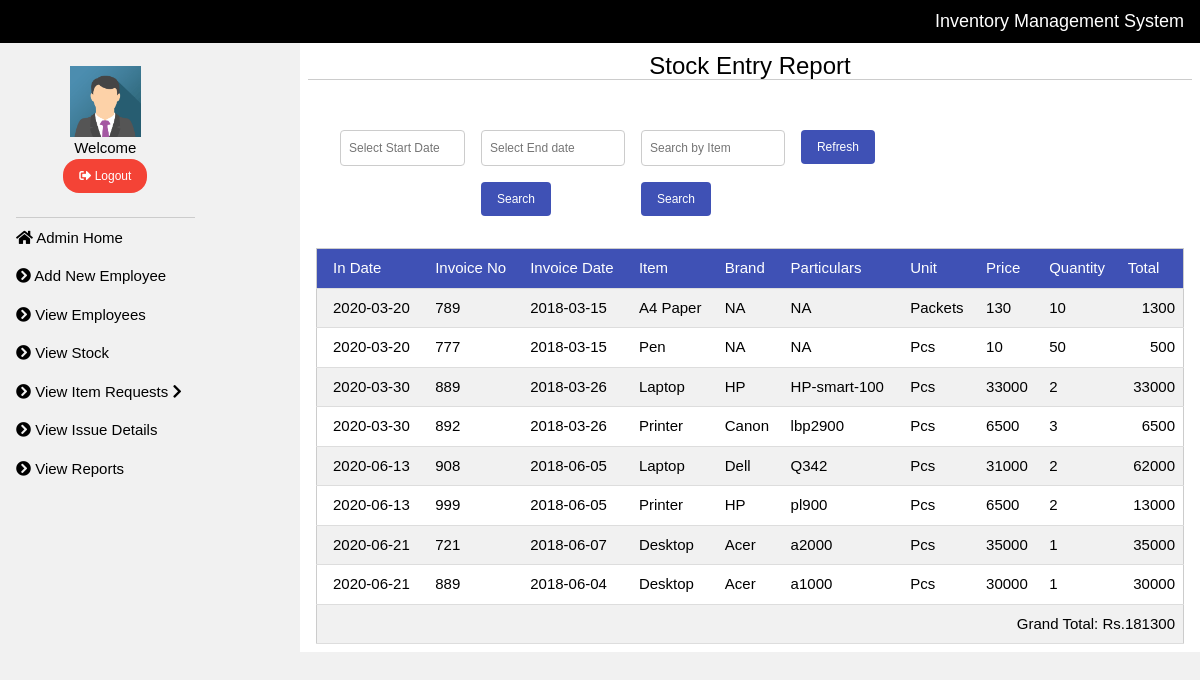
The app's page /viewreports.php with its own data.
### tables this page shows
CREATE TABLE `stockin` (
  `id` int(11) NOT NULL AUTO_INCREMENT,
  `date` date NOT NULL,
  `invoiceno` varchar(20) NOT NULL,
  `invoicedate` date NOT NULL,
  `item` varchar(40) NOT NULL,
  `brand` varchar(35) DEFAULT NULL,
  `particulars` varchar(20) DEFAULT NULL,
  `unit` varchar(15) NOT NULL,
  `price` int(11) NOT NULL,
  `qty` int(11) NOT NULL,
  `total` int(11) NOT NULL,
  PRIMARY KEY (`id`) USING BTREE
);

### viewreports.php (the view, shortened to what this page needs)
<?php
include('connect.php');
?>
<!DOCTYPE html>
<html>
<link rel="stylesheet" href="css/w3style.css">
<link rel="stylesheet" href="css/font-awesome.min.css">
<link href="css/bootstrap.css" rel="stylesheet">
<link href="css/bootstrap-theme.css" rel="stylesheet">
<link href="css/style2.css" type="text/css" rel="stylesheet">
<link rel="stylesheet" href="css/all.css">
<link href="css/fonts.css" type="text/css" rel="stylesheet">
<link href="jQueryAssets/jquery.ui.core.min.css" rel="stylesheet" type="text/css">
<link href="jQueryAssets/jquery.ui.theme.min.css" rel="stylesheet" type="text/css">
<link href="jQueryAssets/jquery.ui.datepicker.min.css" rel="stylesheet" type="text/css">
<body class="w3-light-grey">
<div class="w3-bar w3-top w3-black w3-large" style="z-index:4">
  <span class="w3-bar-item w3-right w3-bar-item">Inventory Management System</span>
</div>
<?php include "sidebar.php"; ?>
<div class="w3-main w3-white" style="margin-left:300px; margin-top:43px;">
  <div class="w3-row-padding w3-margin-bottom" style="">
   		<h3 align="center" class="w3-border-bottom">Stock Entry Report</h3>
  </div>
  <div class="w3-container" style="padding:8px;">
  		<form method="post" action="viewreports.php">
  		  <table width="100%" cellspacing="2" class="w3-table">
  		  <tr>
  		    <td><table width="65%" cellspacing="4">
  		      <tr>
  		        <td width="33%"><input type="text" id="Datepicker1" name="sdate" placeholder="Select Start Date" class="w3-input w3-border w3-round w3-small"></td>
  		        <td width="33%"><input type="text" id="Datepicker2" name="edate" placeholder="Select End date" class="w3-input w3-border w3-round w3-small"></td>
							<td width="33%"><input type="text" name="item" id="item" placeholder="Search by Item" class="w3-input w3-border w3-round w3-small"></td>
  		        <td width="33%"><a href="viewreports.php" class="w3-btn w3-indigo w3-small w3-round">Refresh</a></td>
	          </tr>
  		      <tr>
  		        <td>&nbsp;</td>
  		        <td align="right"><input type="submit" name="submit" id="submit" value="Search" class="w3-round w3-btn w3-indigo w3-small"></td>
  		        <td align="right"><input type="submit" name="submit2" id="submit2" value="Search" class="w3-round w3-btn w3-indigo w3-small"></td>
  		        <td align="right">&nbsp;</td>
	          </tr>
	        </table></td>
  		  </tr>
  		  </table>
  		</form>
  </div>
  <div class="w3-container" style="padding:8px 16px;">
  		<?php
			if(isset($_POST["submit2"]))
			{
				$item=$_POST["item"];
				$sql="Select * from stockin where item like '$item%'";
			}
			else
			{
				$sql="Select * from stockin";
			}
		?>
  		<table class="w3-table-all" id="dt">
        	<tr class="w3-indigo">
            	<td>In Date</td>
                <td>Invoice No</td>
                <td>Invoice Date</td>
                <td>Item</td>
                <td>Brand</td>
                <td>Particulars</td>
                <td>Unit</td>
                <td>Price</td>
                <td>Quantity</td>
                <td>Total</td>
            </tr>
						<?php
						$tamt=0;
				$result=mysqli_query($con,$sql);
				while($row=mysqli_fetch_array($result))
				{
					echo '<tr>';
					echo '<td>'.$row[1].'</td>';
					echo '<td>'.$row[2].'</td>';
					echo '<td>'.$row[3].'</td>';
					echo '<td>'.$row[4].'</td>';
					echo '<td>'.$row[5].'</td>';
					echo '<td>'.$row[6].'</td>';
					echo '<td>'.$row[7].'</td>';
					echo '<td>'.$row[8].'</td>';
					echo '<td>'.$row[9].'</td>';
					echo '<td style="text-align:right;">'.$row[10].'</td>';
					$tamt=$tamt+$row[10];
					echo '</tr>';
				}
				echo '<tr>';
				echo '<td colspan="10" style="text-align:right;">Grand Total: Rs.'.$tamt.'</td>';
				echo '</tr>';
			?>
        </table>
  </div>
</div>
</body>
</html>

### sidebar.php (shortened to what this page needs)
<nav class="w3-sidebar w3-light-grey w3-collapse  w3-animate-left" style="z-index:3;width:300px;" id="mySidebar"><br>
  <div class="w3-container w3-row">
    <div class="w3-col s8 w3-bar w3-medium w3-border-bottom w3-center" style="padding-bottom:24px;">
        <img src="images/avatar3.png" style="width:40%"><br>
      <span>Welcome <strong><?php echo $_SESSION["a_user"]; ?></strong></span><br>
      <a href="logout.php" class="w3-button w3-red w3-round-xlarge w3-small"><i class="fa fa-sign-out-alt"></i> Logout</a>
    </div>
  </div>
  <div class="w3-bar-block">
    <a href="dashboard.php" class="w3-bar-item w3-button w3-padding"><i class="fa fa-home"></i>  Admin Home</a>
    <a href="addemployee.php" class="w3-bar-item w3-button w3-padding"><i class="fa fa-chevron-circle-right"></i> Add New Employee</a>
    <a href="viewemployee.php" class="w3-bar-item w3-button w3-padding"><i class="fa fa-chevron-circle-right"></i> View Employees</a>
    <a href="viewstock.php" class="w3-bar-item w3-button w3-padding"><i class="fa fa-chevron-circle-right"></i> View Stock</a>
     <button class="dropdown-btn w3-bar-item w3-button w3-padding"><i class="fa fa-chevron-circle-right"></i> View Item Requests <i class="fa fa-chevron-right"></i>
      </button>
    <a href="viewissuerec.php" class="w3-bar-item w3-button w3-padding"><i class="fa fa-chevron-circle-right"></i> View Issue Details</a>
    <a href="viewreports.php" class="w3-bar-item w3-button w3-padding"><i class="fa fa-chevron-circle-right"></i> View Reports</a>
  </div>
</nav>

### css/w3style.css (style rules this page uses)
html { box-sizing:border-box }
*,*:before,*:after { box-sizing:inherit }
html { -ms-text-size-adjust:100%;-webkit-text-size-adjust:100% }
body { margin:0 }
article,aside,details,figcaption,figure,footer,header,main,menu,nav,section,summary { display:block }
a { background-color:transparent;-webkit-text-decoration-skip:objects }
img { border-style:none }
button,input,select,textarea { font:inherit;margin:0 }
button,input { overflow:visible }
button,select { text-transform:none }
button,html [type=button],[type=reset],[type=submit] { -webkit-appearance:button }
html,body { font-family:Verdana,sans-serif;font-size:15px;line-height:1.5 }
html { overflow-x:hidden }
h3 { font-size:24px }
h1,h2,h3,h4,h5,h6 { font-family:"Segoe UI",Arial,sans-serif;font-weight:400;margin:10px 0 }
img { vertical-align:middle }
a { color:inherit }
.w3-table,.w3-table-all { border-collapse:collapse;border-spacing:0;width:100%;display:table }
.w3-table-all { border:1px solid #ccc }
.w3-bordered tr,.w3-table-all tr { border-bottom:1px solid #ddd }
.w3-table-all tr:nth-child(odd) { background-color:#fff }
.w3-table-all tr:nth-child(even) { background-color:#f1f1f1 }
.w3-table td,.w3-table th,.w3-table-all td,.w3-table-all th { padding:8px 8px;display:table-cell;text-align:left;vertical-align:top }
.w3-table th:first-child,.w3-table td:first-child,.w3-table-all th:first-child,.w3-table-all td:first-child { padding-left:16px }
.w3-btn,.w3-button { border:none;display:inline-block;padding:8px 16px;vertical-align:middle;overflow:hidden;text-decoration:none;color:inherit;background-color:inherit;text-align:center;cursor:pointer;white-space:nowrap }
.w3-btn,.w3-button { -webkit-touch-callout:none;-webkit-user-select:none;-khtml-user-select:none;-moz-user-select:none;-ms-user-select:none;user-select:none }
.w3-input { padding:8px;display:block;border:none;border-bottom:1px solid #ccc;width:100% }
.w3-sidebar { height:100%;width:200px;background-color:#fff;position:fixed!important;z-index:1;overflow:auto }
.w3-main,#main { transition:margin-left .4s }
.w3-bar { width:100%;overflow:hidden }
.w3-bar .w3-bar-item { padding:8px 16px;float:left;width:auto;border:none;display:block;outline:0 }
.w3-bar .w3-button { white-space:normal }
.w3-bar-block .w3-bar-item { width:100%;display:block;padding:8px 16px;text-align:left;border:none;white-space:normal;float:none;outline:0 }
.w3-container:after,.w3-container:before,.w3-panel:after,.w3-panel:before,.w3-row:after,.w3-row:before,.w3-row-padding:after,.w3-row-padding:before, .w3-cell-row:before,.w3-cell-row:after,.w3-clear:after,.w3-clear:before,.w3-bar:before,.w3-bar:after { content:"";display:table;clear:both }
.w3-col,.w3-half,.w3-third,.w3-twothird,.w3-threequarter,.w3-quarter { float:left;width:100% }
.w3-col.s8 { width:66.66666% }
@media (min-width:993px) { .w3-sidebar.w3-collapse { display:block!important } }
.w3-top,.w3-bottom { position:fixed;width:100%;z-index:1 }
.w3-top { top:0 }
.w3-round,.w3-round-medium { border-radius:4px }
.w3-round-xlarge { border-radius:16px }
.w3-row-padding,.w3-row-padding>.w3-half,.w3-row-padding>.w3-third,.w3-row-padding>.w3-twothird,.w3-row-padding>.w3-threequarter,.w3-row-padding>.w3-quarter,.w3-row-padding>.w3-col { padding:0 8px }
.w3-container,.w3-panel { padding:0.01em 16px }
.w3-animate-left { position:relative;animation:animateleft 0.4s }
.w3-small { font-size:12px!important }
.w3-medium { font-size:15px!important }
.w3-large { font-size:18px!important }
.w3-center { text-align:center!important }
.w3-border { border:1px solid #ccc!important }
.w3-border-bottom { border-bottom:1px solid #ccc!important }
.w3-margin-bottom { margin-bottom:16px!important }
.w3-padding { padding:8px 16px!important }
.w3-right { float:right!important }
.w3-indigo,.w3-hover-indigo:hover { color:#fff!important;background-color:#3f51b5!important }
.w3-red,.w3-hover-red:hover { color:#fff!important;background-color:#f44336!important }
.w3-white,.w3-hover-white:hover { color:#000!important;background-color:#fff!important }
.w3-black,.w3-hover-black:hover { color:#fff!important;background-color:#000!important }
.w3-light-grey,.w3-hover-light-grey:hover,.w3-light-gray,.w3-hover-light-gray:hover { color:#000!important;background-color:#f1f1f1!important }

### viewreports.php (style rules this page uses)
html,body,h1,h2,h3,h4,h5 { font-family: "Raleway", sans-serif }
.dropdown-btn { padding: 6px 8px 6px 16px; color: black; border: none; background: none; width: 100%; text-align: left; }

### records on screen
stockin: date "2020-03-20", invoiceno "789", invoicedate "2018-03-15", item "A4 Paper", brand "NA", particulars "NA", unit "Packets", price "130", qty "10", total "1300"
stockin: date "2020-03-20", invoiceno "777", invoicedate "2018-03-15", item "Pen", brand "NA", particulars "NA", unit "Pcs", price "10", qty "50", total "500"
stockin: date "2020-03-30", invoiceno "889", invoicedate "2018-03-26", item "Laptop", brand "HP", particulars "HP-smart-100", unit "Pcs", price "33000", qty "2", total "33000"
stockin: date "2020-03-30", invoiceno "892", invoicedate "2018-03-26", item "Printer", brand "Canon", particulars "lbp2900", unit "Pcs", price "6500", qty "3", total "6500"
stockin: date "2020-06-13", invoiceno "908", invoicedate "2018-06-05", item "Laptop", brand "Dell", particulars "Q342", unit "Pcs", price "31000", qty "2", total "62000"
stockin: date "2020-06-13", invoiceno "999", invoicedate "2018-06-05", item "Printer", brand "HP", particulars "pl900", unit "Pcs", price "6500", qty "2", total "13000"
stockin: date "2020-06-21", invoiceno "721", invoicedate "2018-06-07", item "Desktop", brand "Acer", particulars "a2000", unit "Pcs", price "35000", qty "1", total "35000"
stockin: date "2020-06-21", invoiceno "889", invoicedate "2018-06-04", item "Desktop", brand "Acer", particulars "a1000", unit "Pcs", price "30000", qty "1", total "30000"

### other values on screen
$tamt "181300"
